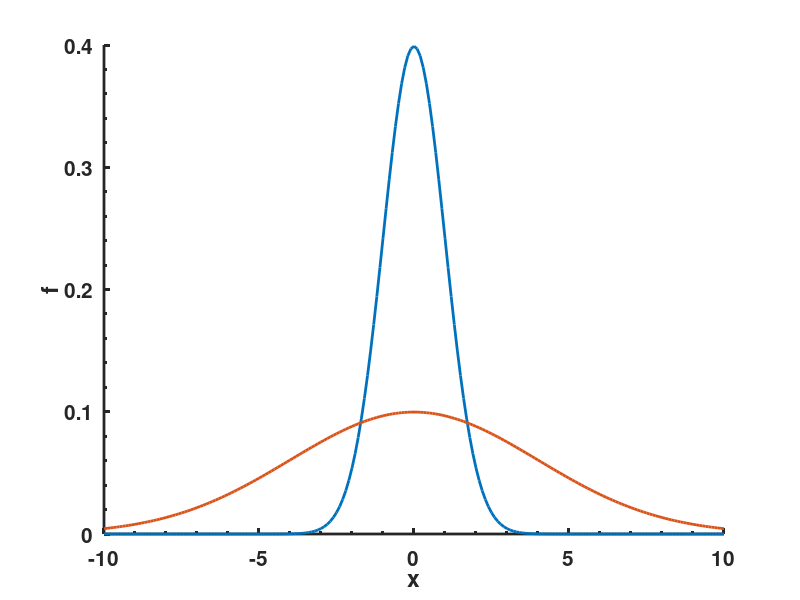

The MATLAB script that drew this image: (Note: this script raises an error after producing the figure.)
clear all
close all

x = [-10:.1:10];
norm1 = normpdf(x,0,1);

norm2 = normpdf(x,0,4);

h = figure;
hold on
plot(x,norm1,'linewidth',2)
plot(x,norm2,'linewidth',2)

xlabel('x')
ylabel('f')
set(gca,'linewidth',2,'fontsize',15,'fontweight','bold','plotboxaspectratiomode','auto','xminortick','on','yminortick','on','TickLength',[0.04;0.02]);
set(gca,'box','on')
pbaspect([1 1 1])
saveTightFigure(h,'fisherInformationDemo.pdf')
